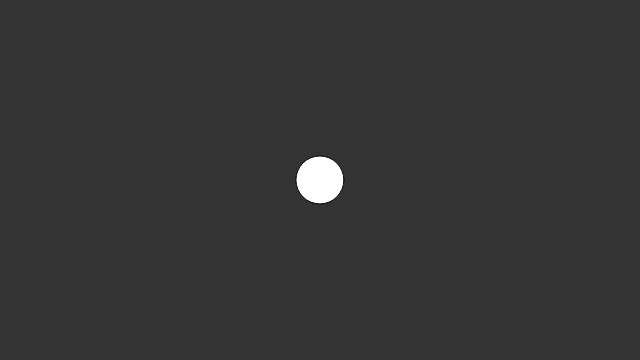
Frame 1 (no input)
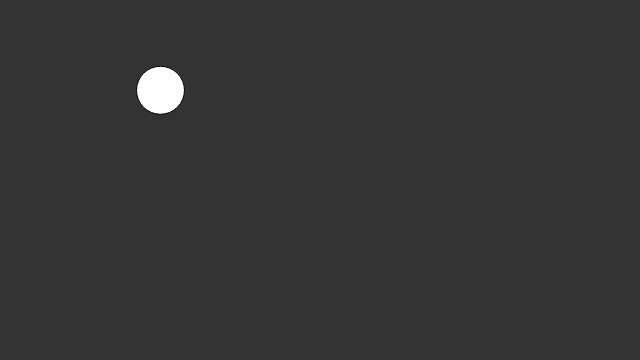
Frame 60 (no input)
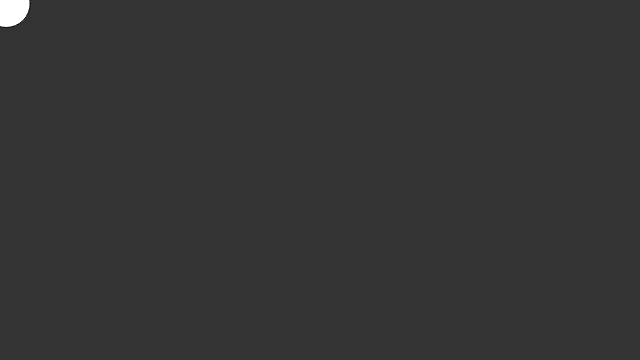
Frame 120 (the mouse pressed at the canvas centre since frame 60)

The p5.js sketch that drew these frames (run headless with seeded random() and noise() and a simulated clock; from frame 60 on, the mouse is pressed at the canvas centre):

// p5.js sketch
// ── sketch.js
var w;
function setup() {
createCanvas (640, 360);
w = new Walker;
}

function draw() {
  background(51);
  w.update();
  w.display();
}

function Walker() {

  // Start Walker in center
  this.pos = createVector(width / 2, height/2);
  // Start with 0 velocity
  this.vel = createVector(0, 0);

  this.update = function() {
    // Vector at mouse location
    var mouse = createVector(mouseX, mouseY);
    // Vector pointing from Walker to mouse
    this.acc = p5.Vector.sub(mouse, this.pos);
    // Setting the magnitude of that vector
    this.acc.setMag(0.1);

    // Physics engine algorithm
    this.vel.add(this.acc);
    this.pos.add(this.vel);
  }

  this.display = function() {
    // Draw Walker as circle
    fill(255);
    ellipse(this.pos.x, this.pos.y, 48, 48);
  }
}
